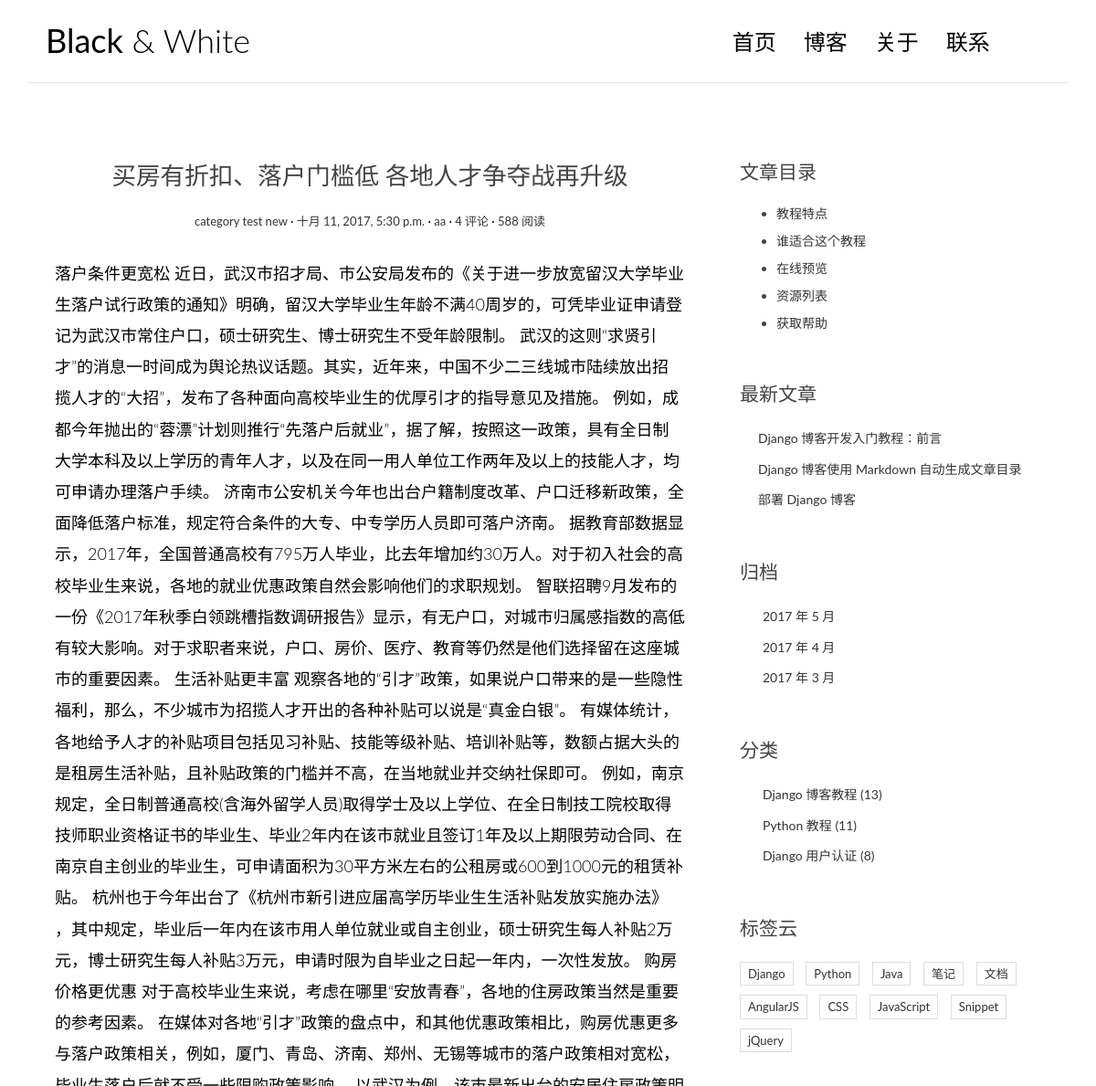
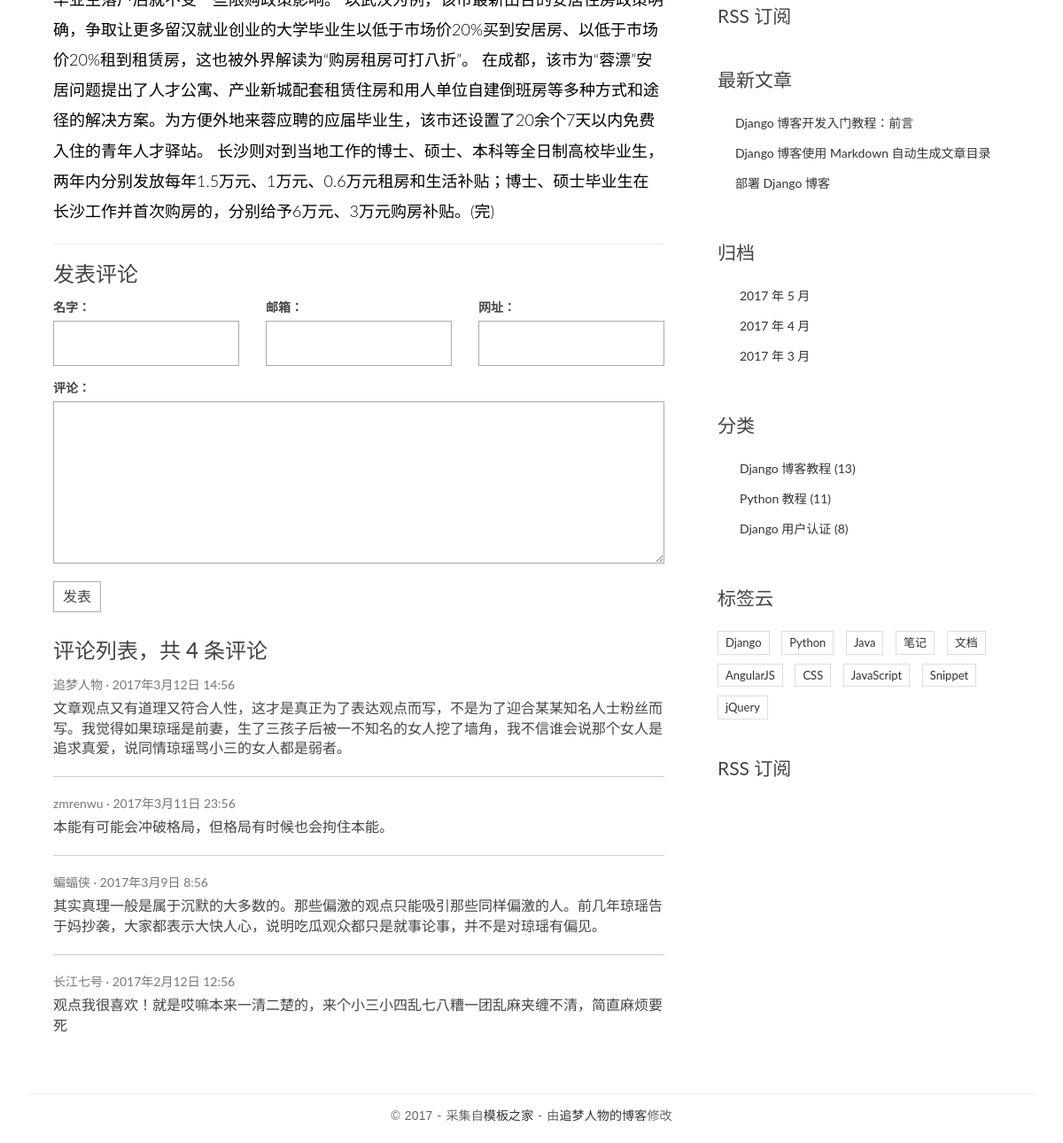
The app's page /post/2/ with its own data (2 pictures, top to bottom).
### blog/models.py (models this page shows, shortened)
class Post(models.Model):
    title = models.CharField(max_length=70)
    body = models.TextField()
    created_time = models.DateTimeField()
    modified_time = models.DateTimeField()
    excerpt = models.CharField(max_length=200, blank=True)
    category = models.ForeignKey(Category)
    tags = models.ManyToManyField(Tag, blank=True)
    author = models.ForeignKey(User)

class Category(models.Model):
    name = models.CharField(max_length=100)

### blog/views.py (the view)
# urls.py: url(r'^post/(?P<pk>[0-9]+)/$', views.detail, name='detail')
def detail(request, pk):
    post = get_object_or_404(Post, pk=pk)
    return render(request, 'blog/detail.html', context={'post': post})

### templates/blog/detail.html (shortened to what this page needs)
{% extends 'base.html' %}
			{% block main %}
                <article class="post post-{{ post.pk }}">
                    <header class="entry-header">
                        <h1 class="entry-title">{{ post.title }}</h1>
                        <div class="entry-meta">
                            <span class="post-category"><a href="#">{{ post.category.name }}</a></span>
                            <span class="post-date"><a href="#"><time class="entry-date"
                                                                      datetime="{{ post.created_time }}">{{ post.created_time }}</time></a></span>
                            <span class="post-author"><a href="#">{{ post.author }}</a></span>
                            <span class="comments-link"><a href="#">4 评论</a></span>
                            <span class="views-count"><a href="#">588 阅读</a></span>
                        </div>
                    </header>
                    <div class="entry-content clearfix">
                        {{ post.body }}
                    </div>
                </article>
                <section class="comment-area" id="comment-area">
                    <hr>
                    <h3>发表评论</h3>
                    <form action="#" method="post" class="comment-form">
                        <div class="row">
                            <div class="col-md-4">
                                <label for="id_name">名字：</label>
                                <input type="text" id="id_name" name="name" required>
                            </div>
                            <div class="col-md-4">
                                <label for="id_email">邮箱：</label>
                                <input type="email" id="id_email" name="email" required>
                            </div>
                            <div class="col-md-4">
                                <label for="id_url">网址：</label>
                                <input type="text" id="id_url" name="url">
                            </div>
                            <div class="col-md-12">
                                <label for="id_comment">评论：</label>
                                <textarea name="comment" id="id_comment" required></textarea>
                                <button type="submit" class="comment-btn">发表</button>
                            </div>
                        </div>
                    </form>
                    <div class="comment-list-panel">
                        <h3>评论列表，共 <span>4</span> 条评论</h3>
                        <ul class="comment-list list-unstyled">
                            <li class="comment-item">
                                <span class="nickname">追梦人物</span>
                                <time class="submit-date" datetime="2012-11-09T23:15:57+00:00">2017年3月12日 14:56</time>
                                <div class="text">
                                    文章观点又有道理又符合人性，这才是真正为了表达观点而写，不是为了迎合某某知名人士粉丝而写。我觉得如果琼瑶是前妻，生了三孩子后被一不知名的女人挖了墙角，我不信谁会说那个女人是追求真爱，说同情琼瑶骂小三的女人都是弱者。
                                </div>
                            </li>
                            <li class="comment-item">
                                <span class="nickname">zmrenwu</span>
                                <time class="submit-date" datetime="2012-11-09T23:15:57+00:00">2017年3月11日 23:56</time>
                                <div class="text">
                                    本能有可能会冲破格局，但格局有时候也会拘住本能。
                                </div>
                            </li>
                            <li class="comment-item">
                                <span class="nickname">蝙蝠侠</span>
                                <time class="submit-date" datetime="2012-11-09T23:15:57+00:00">2017年3月9日 8:56</time>
                                <div class="text">
                                    其实真理一般是属于沉默的大多数的。那些偏激的观点只能吸引那些同样偏激的人。前几年琼瑶告于妈抄袭，大家都表示大快人心，说明吃瓜观众都只是就事论事，并不是对琼瑶有偏见。
                                </div>
                            </li>
                            <li class="comment-item">
                                <span class="nickname">长江七号</span>
                                <time class="submit-date" datetime="2012-11-09T23:15:57+00:00">2017年2月12日 12:56</time>
                                <div class="text">
                                    观点我很喜欢！就是哎嘛本来一清二楚的，来个小三小四乱七八糟一团乱麻夹缠不清，简直麻烦要死
                                </div>
                            </li>
                        </ul>
                    </div>
                </section>
			{% endblock main %}
			{% block toc %}
                <div class="widget widget-content">
                    <h3 class="widget-title">文章目录</h3>
                    <ul>
                        <li>
                            <a href="#">教程特点</a>
                        </li>
                        <li>
                            <a href="#">谁适合这个教程</a>
                        </li>
                        <li>
                            <a href="#">在线预览</a>
                        </li>
                        <li>
                            <a href="#">资源列表</a>
                        </li>
                        <li>
                            <a href="#">获取帮助</a>
                        </li>
                    </ul>
                </div>
                <div class="widget widget-recent-posts">
                    <h3 class="widget-title">最新文章</h3>
                    <ul>
                        <li>
                            <a href="#">Django 博客开发入门教程：前言</a>
                        </li>
                        <li>
                            <a href="#">Django 博客使用 Markdown 自动生成文章目录</a>
                        </li>
                        <li>
                            <a href="#">部署 Django 博客</a>
                        </li>
                    </ul>
                </div>
                <div class="widget widget-archives">
                    <h3 class="widget-title">归档</h3>
                    <ul>
                        <li>
                            <a href="#">2017 年 5 月</a>
                        </li>
                        <li>
                            <a href="#">2017 年 4 月</a>
                        </li>
                        <li>
                            <a href="#">2017 年 3 月</a>
                        </li>
                    </ul>
                </div>
                <div class="widget widget-category">
                    <h3 class="widget-title">分类</h3>
                    <ul>
                        <li>
                            <a href="#">Django 博客教程 <span class="post-count">(13)</span></a>
                        </li>
                        <li>
                            <a href="#">Python 教程 <span class="post-count">(11)</span></a>
                        </li>
                        <li>
                            <a href="#">Django 用户认证 <span class="post-count">(8)</span></a>
                        </li>
                    </ul>
                </div>
                <div class="widget widget-tag-cloud">
                    <h3 class="widget-title">标签云</h3>
                    <ul>
                        <li>
                            <a href="#">Django</a>
                        </li>
                        <li>
                            <a href="#">Python</a>
                        </li>
                        <li>
                            <a href="#">Java</a>
                        </li>
                        <li>
                            <a href="#">笔记</a>
                        </li>
                        <li>
                            <a href="#">文档</a>
                        </li>
                        <li>
                            <a href="#">AngularJS</a>
                        </li>
                        <li>
                            <a href="#">CSS</a>
                        </li>
                        <li>
                            <a href="#">JavaScript</a>
                        </li>
                        <li>
                            <a href="#">Snippet</a>
                        </li>
                        <li>
                            <a href="#">jQuery</a>
                        </li>
                    </ul>
                </div>
                <div class="rss">
                    <a href=""> RSS 订阅</a>
                </div>
			{% endblock toc %}

### blog/static/blog/css/custom.css (style rules this page uses)
* { outline: none; }
h1, h2, h3, h4, h5, h6 { margin-top: 0; }
a { color: #333; }
body { color: #444; font-family: 'Lato', sans-serif; }
.post { background: #fff; padding: 30px 30px 0; }
.entry-title { text-align: center; font-size: 1.9em; margin-bottom: 20px; line-height: 1.6; padding: 10px 20px 0; }
.entry-meta { text-align: center; color: #DDDDDD; font-size: 13px; margin-bottom: 30px; }
.entry-content { font-size: 18px; line-height: 1.9; font-weight: 300; color: #000; }
.post-category::after, .post-date::after, .post-author::after, .comments-link::after { content: ' ·'; color: #000; }
.widget { background: #fff; padding: 30px 0 0; }
.widget-title { font-size: 1.5em; margin-bottom: 20px; line-height: 1.6; padding: 10px 0 0; font-weight: 400; }
.widget-recent-posts ul { padding: 0; margin: 0; padding-left: 20px; }
.widget-recent-posts ul li { list-style-type: none; position: relative; line-height: 170%; margin-bottom: 10px; }
.widget-recent-posts ul li::before { content: '\f3d3'; font-family: "Ionicons"; position: absolute; left: -17px; top: 3px; font-size: 16px; color: #000; }
.widget-archives ul { padding: 0; margin: 0; padding-left: 25px; }
.widget-archives ul li { list-style-type: none; position: relative; line-height: 170%; margin-bottom: 10px; }
.widget-archives ul li::before { content: '\f3f3'; font-family: "Ionicons"; position: absolute; left: -25px; top: 1px; font-size: 16px; color: #000; }
.widget-category ul { padding: 0; margin: 0; padding-left: 25px; }
.widget-category ul li { list-style-type: none; position: relative; line-height: 170%; margin-bottom: 10px; }
.widget-category ul li::before { content: '\f3fe'; font-family: "Ionicons"; position: absolute; left: -25px; top: 1px; font-size: 18px; color: #000; }
.widget-tag-cloud ul { padding: 0; margin: 0; margin-right: -10px; }
.widget-tag-cloud ul li { list-style-type: none; font-size: 13px; display: inline-block; margin-right: 10px; margin-bottom: 10px; padding: 3px 8px; border: 1px solid #ddd; }
.widget-content ul li { margin-bottom: 10px; }
.rss { font-size: 21px; margin-top: 30px; }
.rss a { color: #444; }
.contact-form input, .comment-form input { border: 1px solid #aaa; margin-bottom: 15px; width: 100%; padding: 15px 15px; font-size: 16px; line-height: 100%; transition: 0.4s border-color linear; }
.contact-form textarea, .comment-form textarea { border: 1px solid #aaa; margin-bottom: 15px; width: 100%; padding: 15px 15px; font-size: 16px; line-height: 20px !important; min-height: 183px; transition: 0.4s border-color linear; }
.comment-area { padding: 0 30px 0; }
.comment-form { margin-top: 15px; }
.comment-form .comment-btn { background-color: #fff; border: 1px solid #aaa; font-size: 16px; padding: 5px 10px; }
.comment-list-panel { margin-top: 30px; }
.comment-list { margin-top: 15px; }
.comment-item:not(:last-child) { border-bottom: 1px #ccc solid; margin-bottom: 20px; padding-bottom: 20px; }
.comment-item .nickname, .comment-item .submit-date { color: #777; font-size: 14px; }
.comment-item .nickname:after { content: ' ·'; }
.comment-item .text { padding-top: 5px; font-size: 16px; }

### records on screen
Post: title "买房有折扣、落户门槛低 各地人才争夺战再升级", category.name "category test new", created_time "十月 11, 2017, 5:30 p.m.", author "aa", body "落户条件更宽松 近日，武汉市招才局、市公安局发布的《关于进一步放宽留汉大学毕业生落户试行政策的通知》明确，留汉大学毕业生年龄不满40周岁的，可凭毕业证申请登记为武汉市常住户口，硕士研究生、博士研究生不受年龄限制。 武汉的这则“求贤引才”的消息一时间成为舆论热议话题。其实，近年来，中国不少二三线城市陆续放出招揽人才的“大招”，发布了各种面向高校毕业生的优厚引才的指导意见及措施。 例如，成都今年抛出的“蓉漂”计划则推行“先落户后就业”，据了解，按照这一政策，具有全日制大学本科及以上学历的青年人才，以及在同一用人单位工作两年及以上的技能人才，均可申请办理落户手续。 济南市公安机关今年也出台户籍制度改革、户口迁移新政策，全面降低落户标准，规定符合条件的大专、中专学历人员即可落户济南。 据教育部数据显示，2017年，全国普通高校有795万人毕业，比去年增加约30万人。对于初入社会的高校毕业生来说，各地的就业优惠政策自然会影响他们的求职规划。 智联招聘9月发布的一份《2017年秋季白领跳槽指数调研报告》显示，有无户口，对城市归属感指数的高低有较大影响。对于求职者来说，户口、房价、医疗、教育等仍然是他们选择留在这座城市的重要因素。 生活补贴更丰富 观察各地的“引才”政策，如果说户口带来的是一些隐性福利，那么，不少城市为招揽人才开出的各种补贴可以说是“真金白银”。 有媒体统计，各地给予人才的补贴项目包括见习补贴、技能等级补贴、培训补贴等，数额占据大头的是租房生活补贴，且补贴政策的门槛并不高，在当地就业并交纳社保即可。…"
